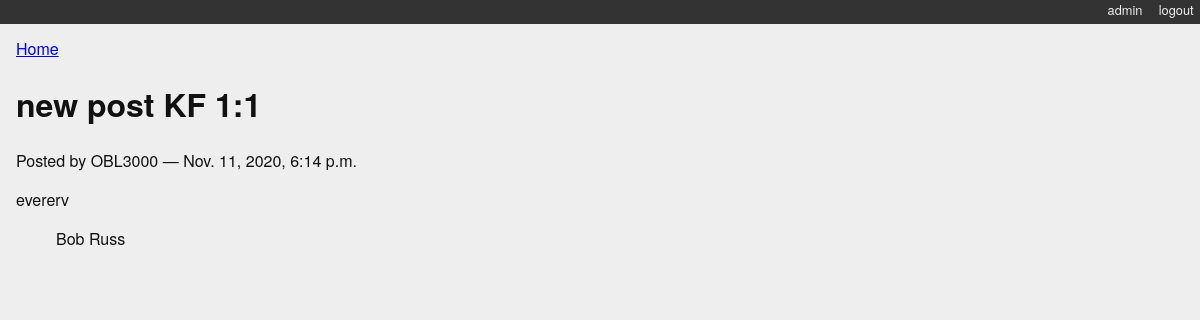
/blogging/posts/3/ (signed in), run on the app's committed database.
### blogging/models.py (models this page shows)
class Post(models.Model):
    title = models.CharField(max_length=128)
    text = models.TextField(blank=True)
    author = models.ForeignKey(User, on_delete=models.CASCADE)
    created_date = models.DateTimeField(auto_now_add=True)
    modified_date = models.DateTimeField(auto_now=True)
    published_date = models.DateTimeField(blank=True, null=True)
    def __str__(self):
        return self.title

class Category(models.Model):
    name = models.CharField(max_length=128)
    description = models.TextField(blank=True)
    posts = models.ManyToManyField(Post, blank=True, related_name='categories')
    def __str__(self):
        return self.name
    class Meta:
        verbose_name_plural = 'CategorieZZZ'

### blogging/views.py (the view, shortened to what this page needs)
# urls.py: path('posts/<int:post_id>/', detail_view, name="blog_detail"),
def detail_view(request, post_id):
    published = Post.objects.exclude(published_date__exact=None)
    try:
        post = published.get(pk=post_id) #pk is a builtin (primary key, int) column in the model
    except Post.DoesNotExist:
        raise Http404
    context = {'post': post}
    return render(request, 'blogging/detail.html', context)

### blogging/templates/blogging/detail.html
{% extends "base.html" %}
{% block content %}
<a class="backlink" href="/">Home</a>
<h1>{{ post }}</h1>
<p class="byline">
  Posted by {{ post.author.username }} &mdash; {{ post.published_date }}
</p>
<div class="post-body">
  {{ post.text }}
</div>
<ul class="categories">
  {% for category in post.categories.all %}
    <li>{{ category }}</li>
  {% endfor %}
</ul>
{% endblock %}

### blogging/static/django_blog.css (style rules this page uses)
body { background-color: #eee; color: #111; font-family: "HelveticaNeue-Light", "Helvetica Neue Light", "Helvetica Neue", Helvetica, Arial, "Lucida Grande", sans-serif; margin:0; padding:0; }
ul.categories { list-style: none; list-style-type: none; }
ul.categories li { display: inline; }

### data on the page
Post: title "new post KF 1:1", author.username "OBL3000", published_date "Nov. 11, 2020, 6:14 p.m.", text "evererv"
Category: name "Bob"
Category: name "Russ"
